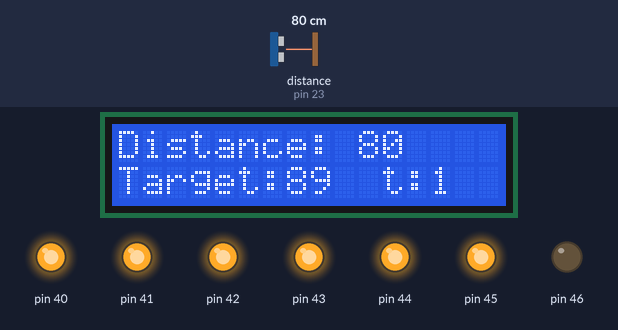
This program was run on a simulated Arduino Mega 2560, built with avr-gcc and run on an emulated ATmega2560. Shown: 16×2 character LCD, output pins drawn as LEDs (lit = HIGH). Wiring (inferred from the names in the program): ultrasonic range finder: trigger pin 22; echo pin 23. The test bench sets the inputs (shaded band); at power-on: distance to the obstacle (sensor on pin 23) 80 cm. The echo pulse lasts 58.3 µs per cm; random numbers use the default seed unless the program sets one; pins used as bus, display or sensor lines are not drawn.

Above: at 1.2 s.
1.3 s: distance to the obstacle (sensor on pin 23) set to 7 cm
At 3.6 s:
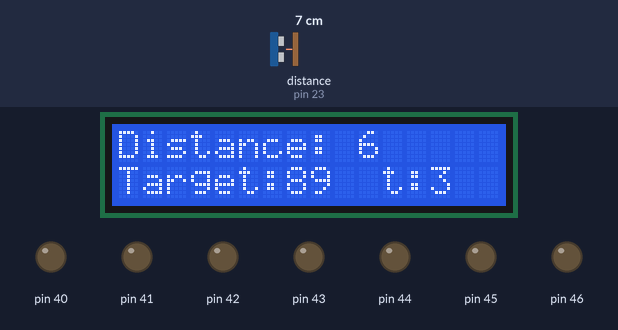
4.3 s: distance to the obstacle (sensor on pin 23) set to 4 cm
At 6.9 s:
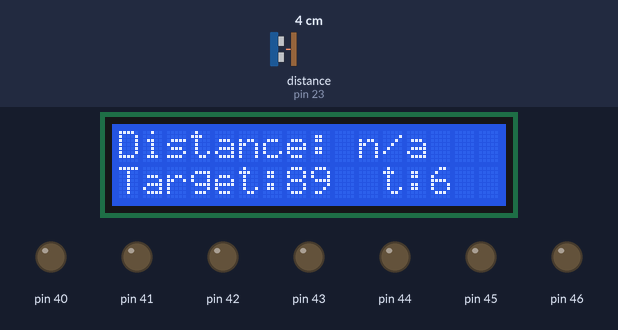
7.3 s: distance to the obstacle (sensor on pin 23) set to 35 cm
At 8.8 s:
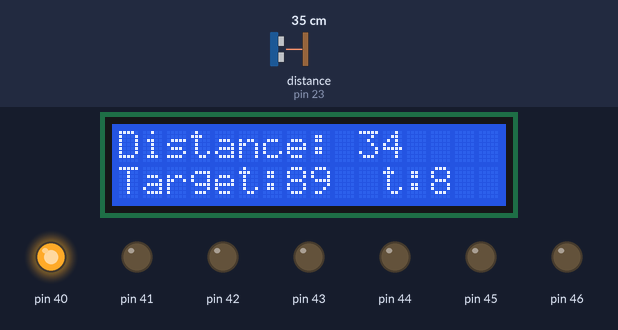
10.3 s: distance to the obstacle (sensor on pin 23) set to 60 cm
At 11.9 s:
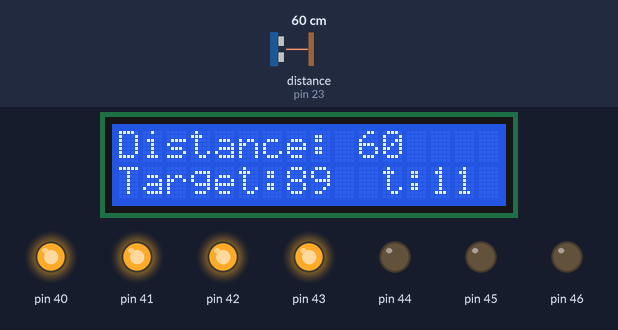
13.3 s: distance to the obstacle (sensor on pin 23) set to 120 cm
At 15.8 s:
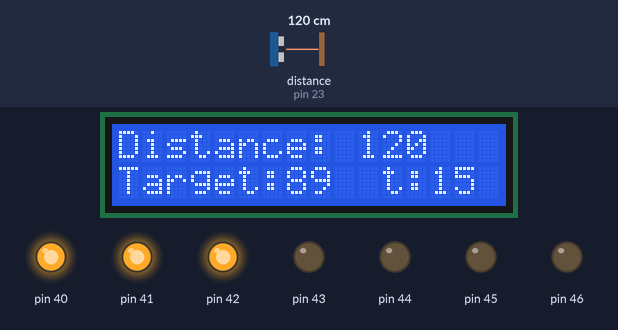
Timing chart, 0 to 17.3 s (numbered marks = the images above; inputs shaded):
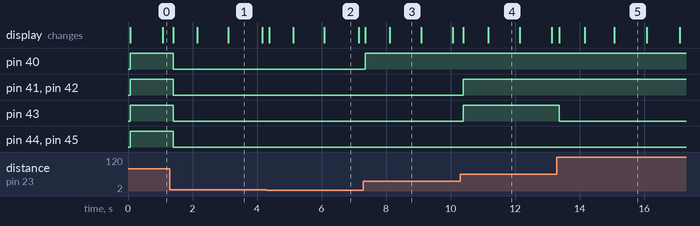

The program:

Main.cpp
```cpp
#include <Arduino.h>
#include "Main.h"
#include "LiquidCrystal.h"
#include "SonicSensor.cpp"
#include "Diode.cpp"

const int TRIG_PIN = 22;
const int ECHO_PIN = 23;

LiquidCrystal lcd(12, 11, 5, 4, 3, 2);
SonicSensor sonic(TRIG_PIN, ECHO_PIN);
Diode diodes[7] = {
  Diode(40),
  Diode(41),
  Diode(42),
  Diode(43),
  Diode(44),
  Diode(45),
  Diode(46)
};

long timer;
long target;
long distance;

void setup () {
  Serial.begin (9600);
  initComponents();
}

void loop() {
  distance = sonic.getDistance();
  if(distance < 5 || distance > 195) {
    distance = -1;
  }

  drawUI();
  checkTarget();

  delay(100);
}

void initComponents() {
  lcd.begin(16, 2);
  timer = millis();
  randomSeed(analogRead(0));
  setNewTarget();
}

void drawUI() {
  lcd.setCursor(0, 0);
  lcd.print("Distance:     ");
  lcd.setCursor(10, 0);
  if(distance == -1) {
    lcd.print("n/a");
  } else {
    lcd.print(distance);
  }


  lcd.setCursor(0, 1);
  lcd.print("Target:   ");
  lcd.setCursor(7, 1);
  lcd.print(target);

  lcd.setCursor(11, 1);
  lcd.print("t:   ");
  lcd.setCursor(13, 1);
  lcd.print((millis() - timer)/1000);
}

void checkTarget() {
  lightLeds(target - distance);
  if(target == distance) {
    resetTimer();
    setNewTarget();
  }
}


void resetTimer() {
  timer = millis();
}

void setNewTarget() {
  target = random(190) + 5;
}

void lightLeds(long _diff) {
  long diff = abs(_diff);
  long max = 70;
  long scaleFrom = max - (diff > max ? max : diff);
  long scaleTo = 7;
  long scaled = scaleFrom/(max/scaleTo);

  if(scaled == 7) {
    for(int i = 0; i < 7; i++) {
        diodes[i].on();
    }
    for(int i = 0; i < 5; i++) {
        diodes[6].off();
        delay(200);
        diodes[6].on();
        delay(200);
    }
  } else {
    for(int i = 0; i < 7; i++) {
      if(i < scaled) {
        diodes[i].on();
      } else {
        diodes[i].off();
      }
    }
  }
}
```

Main.h
```cpp
void initComponents();
void sendPulse();
long getLength();
void drawUI();
void checkTarget();
void resetTimer();
void setNewTarget();
void updateTimer();
void lightLeds(long diff);
```

SonicSensor.cpp
```cpp
#include <Arduino.h>

class SonicSensor {
public:
  SonicSensor(byte trigPin, byte echoPin) {
    pinMode(trigPin, OUTPUT);
    pinMode(echoPin, INPUT);

    _trig_pin = trigPin;
    _echo_pin = echoPin;
  }

  long getDistance() {
    sendPulse();

    long duration = pulseIn(_echo_pin, HIGH);
    long distance = (duration / 2) / SOUND_MULTIPLIER;

    return distance;
  }

protected:
  const long MAX = 200;
  const long MIN = 5;
  const long SOUND_MULTIPLIER = 29.1;
  byte _trig_pin;
  byte _echo_pin;

  void sendPulse() {
    digitalWrite(_trig_pin, LOW);
    delayMicroseconds(5);
    digitalWrite(_trig_pin, HIGH);
    delayMicroseconds(10);
    digitalWrite(_trig_pin, LOW);
  }
};
```

Diode.cpp
```cpp
#include <Arduino.h>

class Diode {
public:
  Diode(int pin) {
    Serial.println(pin);
    pinMode(pin, OUTPUT);
    _pin = pin;
  }

  void on() {
    digitalWrite(_pin, HIGH);
  }

  void off() {
    digitalWrite(_pin, LOW);
  }

  void set(int state) {
    digitalWrite(_pin, state);
  }

protected:
  int _pin;
};
```

Measured:
- the behaviour switches between 6 and 5 cm on distance to the obstacle (sensor on pin 23) (found by bisection; images 1 and 2)
- after the input at 1.3 s, pin 40–45: HIGH → LOW after 0.10 s
- after the input at 7.3 s, pin 40: LOW → HIGH after 0.06 s
- after the input at 10.3 s, pin 41–43: LOW → HIGH after 0.10 s
- after the input at 13.3 s, pin 43: HIGH → LOW after 0.07 s
- what the display in image 1 shows lasts 1.1 s, from 3.1 s to 4.2 s
- what the display in image 4 shows lasts 1.0 s, from 11.2 s to 12.2 s
